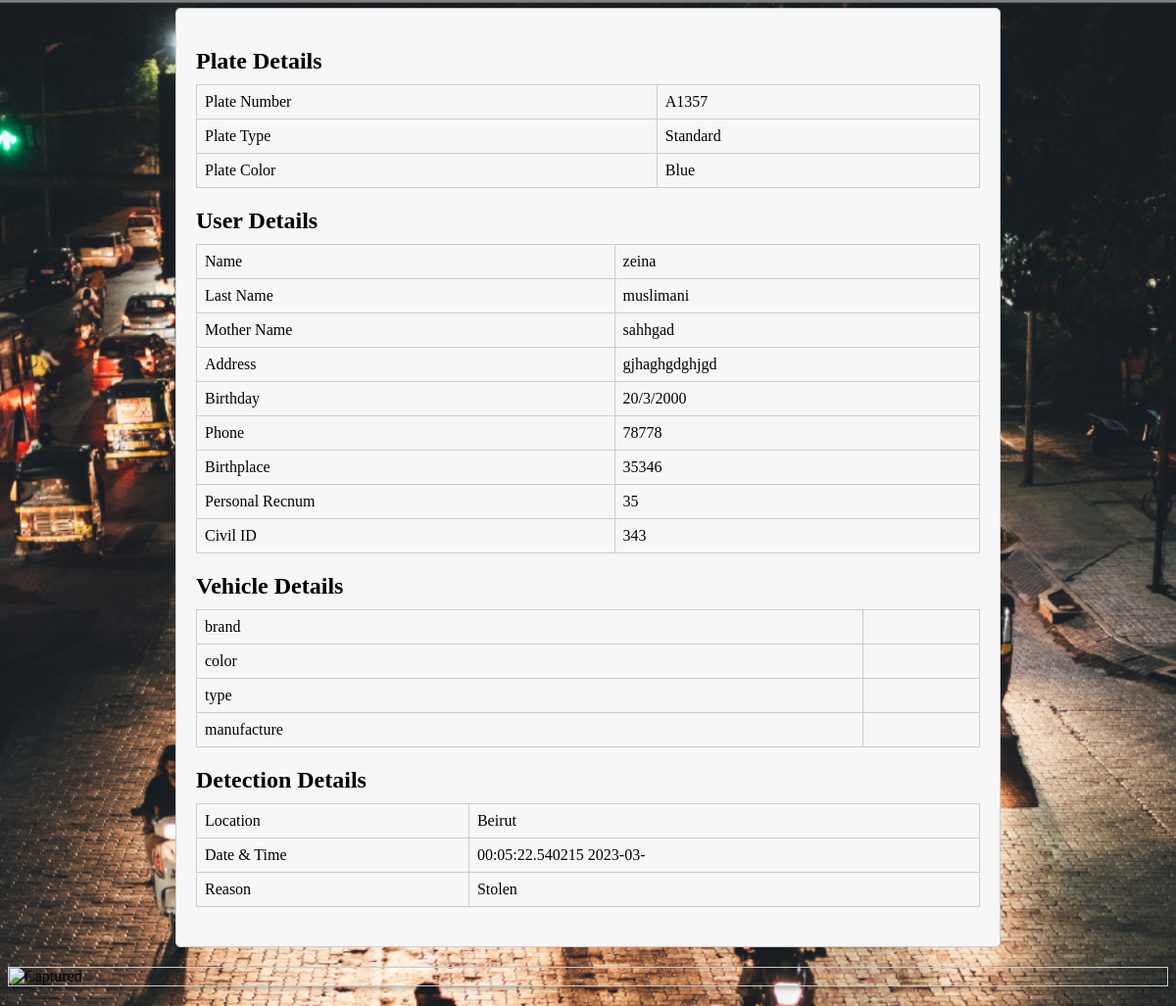
Screenshot of /report_details.php?id=1 with the database file from the repository.
### tables this page shows
CREATE TABLE `flagged_plates` (
  `plate_number` char(20) NOT NULL,
  `plate_type` char(20) NOT NULL,
  `plate_color` char(20) NOT NULL,
  `Reason` text NOT NULL,
  `id` int(11) NOT NULL,
  `spotted` tinyint(1) DEFAULT NULL,
  `path` varchar(100) DEFAULT NULL
);

CREATE TABLE `vehicle_owner` (
  `name` varchar(20) NOT NULL,
  `last_name` varchar(20) NOT NULL,
  `mother_name` varchar(20) NOT NULL,
  `address` text NOT NULL,
  `birthday` varchar(100) NOT NULL,
  `phone` int(12) NOT NULL,
  `birthplace` varchar(20) NOT NULL,
  `personal_recnum` int(20) NOT NULL,
  `civil_id` int(20) NOT NULL,
  `id` int(11) NOT NULL
);

CREATE TABLE `captured_plates` (
  `plate_number` varchar(24) NOT NULL,
  `Plate_type` char(20) NOT NULL,
  `plate_color` char(20) NOT NULL,
  `location` varchar(20) NOT NULL,
  `time` varchar(24) NOT NULL,
  `reportid` int(20) NOT NULL
);

### report_details.php (the view, shortened to what this page needs)
<!DOCTYPE html>
<html>
<head>
    <link rel="stylesheet" type="text/css" href="report_details.css">
</head>
<body>
    <?php
    $pdo = new PDO("mysql:host=localhost;dbname=masterthesis", "root", "");
    $plate_id = $_GET['id'];
    $src = $_GET['src'];
    $stmt = $pdo->prepare("SELECT plate_number, plate_type, plate_color, Reason FROM flagged_plates WHERE id = :plate_id");
    $stmt->bindParam(':plate_id', $plate_id);
    $stmt->execute();
    $plate_row = $stmt->fetch();
    $stmt = $pdo->prepare("SELECT brand, color, type, manufacture FROM vehicle_details WHERE Plate_number = :plate_num");
    $stmt->bindParam(':plate_num', $plate_row['plate_number']);
    $stmt->execute();
    $vehicle_row = $stmt->fetch();
    $stmt = $pdo->prepare("SELECT name, last_name, mother_name, address, birthday, phone, birthplace, personal_recnum, civil_id FROM vehicle_owner WHERE ID = :plate_id");
    $stmt->bindParam(':plate_id', $plate_id);
    $stmt->execute();
    $user_row = $stmt->fetch();
    $stmt = $pdo->prepare("SELECT location, time FROM captured_plates WHERE plate_number = :plate_num");
    $stmt->bindParam(':plate_num', $plate_row['plate_number']);
    $stmt->execute();
    $details = $stmt->fetch();
    echo "<div class='container'>";
    echo "<h2>Plate Details</h2>";
    echo "<table>";
    echo "<tr><td>Plate Number</td><td>" . $plate_row['plate_number'] . "</td></tr>";
    echo "<tr><td>Plate Type</td><td>" . $plate_row['plate_type'] . "</td></tr>";
    echo "<tr><td>Plate Color</td><td>" . $plate_row['plate_color'] . "</td></tr>";
    echo "</table>";
    echo "<h2>User Details</h2>";
    echo "<table>";
    echo "<tr><td>Name</td><td>" . $user_row['name'] . "</td></tr>";
    echo "<tr><td>Last Name</td><td>" . $user_row['last_name'] . "</td></tr>";
    echo "<tr><td>Mother Name</td><td>" . $user_row['mother_name'] . "</td></tr>";
    echo "<tr><td>Address</td><td>" . $user_row['address'] . "</td></tr>";
    echo "<tr><td>Birthday</td><td>" . $user_row['birthday'] . "</td></tr>";
    echo "<tr><td>Phone</td><td>" . $user_row['phone'] . "</td></tr>";
    echo "<tr><td>Birthplace</td><td>" . $user_row['birthplace'] . "</td></tr>";
    echo "<tr><td>Personal Recnum</td><td>" . $user_row['personal_recnum'] . "</td></tr>";
    echo "<tr><td>Civil ID</td><td>" . $user_row['civil_id'] . "</td></tr>";
    echo "</table>";
    echo "<h2>Vehicle Details</h2>";
    echo "<table>";
    echo "<tr><td>brand</td><td>" . $vehicle_row['brand'] . "</td></tr>";
    echo "<tr><td>color</td><td>" . $vehicle_row['color'] . "</td></tr>";
    echo "<tr><td>type</td><td>" . $vehicle_row['type'] . "</td></tr>";
    echo "<tr><td>manufacture</td><td>" . $vehicle_row['manufacture'] . "</td></tr>";
    echo "</table>";
    echo "<h2>Detection Details</h2>";
    echo "<table>";
    echo "<tr><td>Location</td><td>" . $details['location'] . "</td></tr>";
    echo "<tr><td>Date & Time</td><td>" . $details['time'] . "</td></tr>";
    echo "<tr><td>Reason</td><td>" . $plate_row['Reason'] . "</td></tr>";
    echo "</table>";
    echo "</div>";
    echo "<img src='" . $src . " ' alt= Captured Image>";
    ?>
</body>
</html>

### report_details.css (style rules this page uses)
.container { max-width: 800px; margin: 0 auto; padding: 20px; border: 1px solid #ccc; border-radius: 5px; background-color: rgb(247, 247, 247); }
h2 { font-size: 24px; font-weight: bold; margin-bottom: 10px; }
table { width: 100%; border-collapse: collapse; margin-bottom: 20px; }
td { padding: 8px; border: 1px solid #ccc; }
img { display: block; margin: 20px auto; max-width: 100%; height: auto; border: 1px solid #ccc; box-shadow: 2px 2px 5px rgba(0, 0, 0, 0.3); }
body { background-color: gray; background-image: url("img/report.png"); background-repeat: no-repeat; background-size: cover; }

### rows the page displays
flagged_plates: plate_number "A1357", plate_type "Standard", plate_color "Blue", Reason "Stolen"
vehicle_owner: name "zeina", last_name "muslimani", mother_name "sahhgad", address "gjhaghgdghjgd", birthday "20/3/2000", phone "78778", birthplace "35346", personal_recnum "35", civil "343"
captured_plates: location "Beirut", time "00:05:22.540215 2023-03-"
